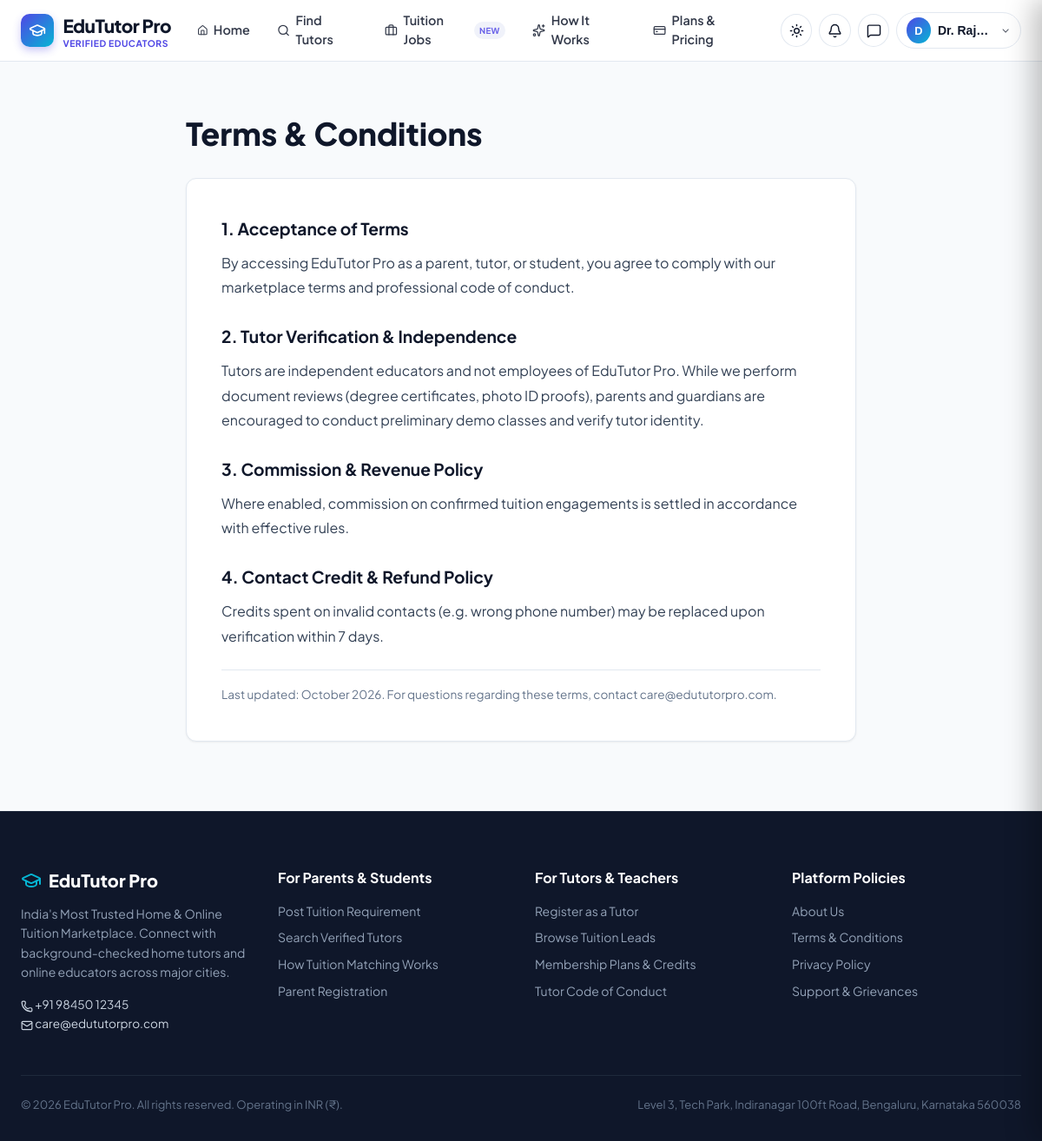
Page /terms/ (signed in) on the committed database.
### apps/core/models.py (models this page shows, shortened)
class CompanySettings(models.Model):
    company_name = models.CharField(max_length=150, default='EduTutor Pro')
    tagline = models.CharField(max_length=255, default='Premier Home & Online Tuition Marketplace')
    logo_url = models.URLField(max_length=500, blank=True, default='')
    favicon_url = models.URLField(max_length=500, blank=True, default='')
    support_email = models.EmailField(default='support@edututorpro.com')
    support_phone = models.CharField(max_length=30, default='+91 98765 43210')
    whatsapp_number = models.CharField(max_length=30, default='+91 98765 43210')
    office_address = models.TextField(default='Level 4, Innovate Tower, Indiranagar 100ft Road, Bengaluru, Karnataka 560038')
    currency_symbol = models.CharField(max_length=10, default='₹')
    currency_code = models.CharField(max_length=10, default='INR')
    tax_percentage = models.DecimalField(max_digits=5, decimal_places=2, default=18.00)
    tax_name = models.CharField(max_length=30, default='GST')
    invoice_prefix = models.CharField(max_length=20, default='INV-')
    receipt_prefix = models.CharField(max_length=20, default='REC-')
    lead_id_prefix = models.CharField(max_length=20, default='TUT-')
    commission_enabled = models.BooleanField(
        default=True,
        help_text=_('Global toggle to enable or disable commission calculations platform-wide')
    )
    referrals_enabled = models.BooleanField(default=True)
    referral_reward_credits = models.IntegerField(default=5, help_text=_('Bonus contact credits for referring user'))
    terms_and_conditions = models.TextField(
        default="All tuition agreements arranged between tutors and clients are subject to standard professional conduct guidelines."
    )
    privacy_policy = models.TextField(
        default="We respect the confidentiality of student records and tutor personal credentials."
    )
    refund_policy = models.TextField(
        default="Credits spent on invalid contacts (e.g. wrong phone number) may be replaced upon verification within 7 days."
    )
    commission_policy = models.TextField(
        default="Where enabled, commission on confirmed tuition engagements is settled in accordance with effective rules."
    )
    updated_at = models.DateTimeField(auto_now=True)
    class Meta:
        verbose_name = _('Company Settings')
        verbose_name_plural = _('Company Settings')
    @classmethod
    def get_settings(cls):
        obj, created = cls.objects.get_or_create(pk=1)
        return obj

### apps/accounts/models.py (models this page shows, shortened)
class User(AbstractUser):
    class Role(models.TextChoices):
        SUPER_ADMIN = 'SUPER_ADMIN', _('Super Administrator')
        OPERATIONS = 'OPERATIONS', _('Operations Manager')
        TUTOR = 'TUTOR', _('Tutor / Educator')
        PARENT = 'PARENT', _('Parent / Guardian')
        STUDENT = 'STUDENT', _('Student')
        STAFF = 'STAFF', _('Support & Finance Staff')
    role = models.CharField(
        max_length=20,
        choices=Role.choices,
        default=Role.PARENT,
        help_text=_('User role defining default permissions and portal view')
    )
    phone_number = models.CharField(max_length=20, blank=True, db_index=True)
    is_phone_verified = models.BooleanField(default=False)
    is_email_verified = models.BooleanField(default=False)
    city = models.CharField(max_length=100, blank=True, db_index=True)
    locality = models.CharField(max_length=150, blank=True)
    avatar = models.ImageField(upload_to='avatars/', blank=True, null=True)
    avatar_url = models.URLField(max_length=500, blank=True, help_text=_('External or simulated avatar URL'))
    referral_code = models.CharField(max_length=20, unique=True, blank=True, null=True)
    referred_by = models.ForeignKey(
        'self',
        on_delete=models.SET_NULL,
        null=True,
        blank=True,
        related_name='referrals_made'
    )
    created_at = models.DateTimeField(auto_now_add=True)
    updated_at = models.DateTimeField(auto_now=True)
    @property
    def is_tutor(self):
        return self.role == self.Role.TUTOR
    @property
    def is_operations(self):
        return self.role in [self.Role.OPERATIONS, self.Role.SUPER_ADMIN] or self.is_superuser
    @property
    def is_super_admin(self):
        return self.role == self.Role.SUPER_ADMIN or self.is_superuser
    @property
    def display_name(self):
        name = f"{self.first_name} {self.last_name}".strip()
        return name if name else self.username

### apps/core/views.py (the view)
# urls.py: path('terms/', views.terms_view, name='terms'),
def terms_view(request):
    return render(request, 'core/terms.html')

### templates/core/terms.html (shortened to what this page needs)
{% extends "base.html" %}
{% block content %}
<div class="container" style="padding-top: 3.5rem; padding-bottom: 5rem; max-width: 820px;">
  <h1 style="font-size: 2.25rem; font-weight: 800; color: var(--text); margin-bottom: 1.5rem;">Terms & Conditions</h1>
  <div class="card" style="padding: 2.5rem; line-height: 1.8; color: #334155;">
    <h3 style="font-size: 1.2rem; font-weight: 700; color: var(--text); margin-bottom: 0.5rem;">1. Acceptance of Terms</h3>
    <p style="margin-bottom: 1.5rem;">
      By accessing {{ company.company_name }} as a parent, tutor, or student, you agree to comply with our marketplace terms and professional code of conduct.
    </p>
    <h3 style="font-size: 1.2rem; font-weight: 700; color: var(--text); margin-bottom: 0.5rem;">2. Tutor Verification & Independence</h3>
    <p style="margin-bottom: 1.5rem;">
      Tutors are independent educators and not employees of {{ company.company_name }}. While we perform document reviews (degree certificates, photo ID proofs), parents and guardians are encouraged to conduct preliminary demo classes and verify tutor identity.
    </p>
    <h3 style="font-size: 1.2rem; font-weight: 700; color: var(--text); margin-bottom: 0.5rem;">3. Commission & Revenue Policy</h3>
    <p style="margin-bottom: 1.5rem;">
      {{ company.commission_policy }}
    </p>
    <h3 style="font-size: 1.2rem; font-weight: 700; color: var(--text); margin-bottom: 0.5rem;">4. Contact Credit & Refund Policy</h3>
    <p style="margin-bottom: 1.5rem;">
      {{ company.refund_policy }}
    </p>
    <div style="border-top: 1px solid var(--border); padding-top: 1rem; font-size: 0.85rem; color: var(--text-muted);">
      Last updated: October 2026. For questions regarding these terms, contact {{ company.support_email }}.
    </div>
  </div>
</div>
{% endblock %}

### templates/base.html (shortened to what this page needs)
{% load static %}
<!DOCTYPE html>
<html lang="en" class="h-full {% if theme.dark_mode_enabled %}dark{% endif %}">
<head>
  <link rel="stylesheet" href="{% static 'css/base_utils.css' %}">
  <link rel="stylesheet" href="{% static 'css/marketplace.css' %}">
</head>
<body>
  <header class="site-header">
    <div class="container">
      <div class="header-inner">
        <a href="{% url 'core:home' %}" class="brand-logo" aria-label="{{ company.company_name }} Home">
          <div class="brand-icon-box">
            <i data-lucide="graduation-cap" style="width: 20px; height: 20px;"></i>
          </div>
          <div>
            <span>{{ company.company_name }}</span>
            {% if request.resolver_match.namespace == 'custom_admin' %}
              <span style="display: block; font-size: 0.65rem; font-weight: 800; color: var(--secondary); text-transform: uppercase; letter-spacing: 0.05em; line-height: 1;">Admin Console</span>
            {% elif request.resolver_match.namespace == 'tutors' and '/dashboard' in request.path %}
              <span style="display: block; font-size: 0.65rem; font-weight: 800; color: var(--primary); text-transform: uppercase; letter-spacing: 0.05em; line-height: 1;">Tutor Portal</span>
            {% elif request.resolver_match.namespace == 'parents' %}
              <span style="display: block; font-size: 0.65rem; font-weight: 800; color: var(--accent); text-transform: uppercase; letter-spacing: 0.05em; line-height: 1;">Parent Portal</span>
            {% else %}
              <span style="display: block; font-size: 0.65rem; font-weight: 700; color: var(--primary); text-transform: uppercase; letter-spacing: 0.05em; line-height: 1;">Verified Educators</span>
            {% endif %}
          </div>
        </a>
        <nav class="desktop-nav" aria-label="Main Navigation">
          {% if request.resolver_match.namespace == 'custom_admin' %}
            <a href="{% url 'custom_admin:dashboard' %}" class="nav-pill {% if request.resolver_match.url_name == 'dashboard' %}active{% endif %}">
              <i data-lucide="layout-dashboard" style="width: 16px; height: 16px;"></i> Admin Dashboard
            </a>
            <a href="{% url 'custom_admin:leads' %}" class="nav-pill {% if request.resolver_match.url_name == 'leads' %}active{% endif %}">
              <i data-lucide="compass" style="width: 16px; height: 16px;"></i> Leads
            </a>
            <a href="{% url 'custom_admin:tutors' %}" class="nav-pill {% if request.resolver_match.url_name == 'tutors' %}active{% endif %}">
              <i data-lucide="user-check" style="width: 16px; height: 16px;"></i> Tutors
            </a>
            <a href="{% url 'custom_admin:commissions' %}" class="nav-pill {% if request.resolver_match.url_name == 'commissions' %}active{% endif %}">
              <i data-lucide="percent" style="width: 16px; height: 16px;"></i> Commissions
            </a>
            <a href="{% url 'custom_admin:reports' %}" class="nav-pill {% if request.resolver_match.url_name == 'reports' %}active{% endif %}">
              <i data-lucide="bar-chart-3" style="width: 16px; height: 16px;"></i> Reports
            </a>
          {% else %}
            <a href="{% url 'core:home' %}" class="nav-pill {% if request.path == '/' %}active{% endif %}">
              <i data-lucide="home" style="width: 16px; height: 16px;"></i> Home
            </a>
            <a href="{% url 'tutors:directory' %}" class="nav-pill {% if '/tutors/' in request.path and '/tutors/dashboard' not in request.path %}active{% endif %}">
              <i data-lucide="search" style="width: 16px; height: 16px;"></i> Find Tutors
            </a>
            <a href="{% url 'leads:board' %}" class="nav-pill {% if '/leads/board' in request.path %}active{% endif %}">
              <i data-lucide="briefcase" style="width: 16px; height: 16px;"></i> Tuition Jobs
              <span class="badge badge-primary" style="font-size: 0.6rem; padding: 0.15rem 0.4rem;">NEW</span>
            </a>
            <a href="{% url 'core:how_it_works' %}" class="nav-pill {% if '/how-it-works' in request.path %}active{% endif %}">
              <i data-lucide="sparkles" style="width: 16px; height: 16px;"></i> How It Works
            </a>
            <a href="{% url 'core:pricing' %}" class="nav-pill {% if '/pricing' in request.path %}active{% endif %}">
              <i data-lucide="credit-card" style="width: 16px; height: 16px;"></i> Plans & Pricing
            </a>
          {% endif %}
        </nav>
        <div class="header-actions">
          <button type="button" class="icon-btn theme-toggle-btn" title="Toggle Light / Dark Mode" onclick="toggleThemeMode()" aria-label="Toggle theme">
            <i data-lucide="sun" class="light-icon" style="width: 17px; height: 17px;"></i>
          </button>
          {% if user.is_authenticated %}
            <a href="{% url 'communication:notifications' %}" class="icon-btn" title="Notifications" aria-label="Notifications">
              <i data-lucide="bell" style="width: 17px; height: 17px;"></i>
            </a>
            <a href="{% url 'communication:inbox' %}" class="icon-btn" title="Messaging Inbox" aria-label="Messages">
              <i data-lucide="message-square" style="width: 17px; height: 17px;"></i>
            </a>
            <div class="user-menu-wrapper">
              <button type="button" class="user-profile-btn" id="user-menu-btn" onclick="toggleUserMenu(event)" aria-expanded="false" aria-haspopup="true">
                <div class="user-avatar-circle">
                  {{ user.first_name|slice:":1"|default:user.username|slice:":1"|upper }}
                </div>
                <span style="max-width: 100px; overflow: hidden; text-overflow: ellipsis; white-space: nowrap;">
                  {{ user.first_name|default:user.username }}
                </span>
                <i data-lucide="chevron-down" style="width: 13px; height: 13px; opacity: 0.7;"></i>
              </button>
            </div>
          {% endif %}
        </div>
      </div>
    </div>
  </header>
  <main style="flex: 1;">
    {% block content %}{% endblock %}
  </main>
  {% if request.resolver_match.namespace != 'custom_admin' %}
  <footer class="site-footer">
    <div class="container">
      <div class="grid grid-cols-1 sm:grid-cols-2 md:grid-cols-4 gap-8" style="margin-bottom: 3rem;">
        <div>
          <div class="flex items-center gap-2" style="font-size: 1.25rem; font-weight: 800; color: white; margin-bottom: 0.75rem;">
            <i data-lucide="graduation-cap" style="width: 24px; height: 24px; color: var(--secondary);"></i>
            <span>{{ company.company_name }}</span>
          </div>
          <p style="font-size: 0.875rem; color: #94a3b8; margin-bottom: 1rem; line-height: 1.6;">
            {{ company.tagline }}. Connect with background-checked home tutors and online educators across major cities.
          </p>
          <div style="font-size: 0.85rem; color: #cbd5e1; line-height: 1.6;">
            <div><i data-lucide="phone" style="width: 14px; height: 14px; display: inline; vertical-align: middle;"></i> {{ company.support_phone }}</div>
            <div><i data-lucide="mail" style="width: 14px; height: 14px; display: inline; vertical-align: middle;"></i> {{ company.support_email }}</div>
          </div>
        </div>
        <div>
          <h4 class="footer-title">For Parents & Students</h4>
          <a href="{% url 'leads:post_requirement' %}" class="footer-link">Post Tuition Requirement</a>
          <a href="{% url 'tutors:directory' %}" class="footer-link">Search Verified Tutors</a>
          <a href="{% url 'core:how_it_works' %}" class="footer-link">How Tuition Matching Works</a>
          <a href="{% url 'accounts:register_parent' %}" class="footer-link">Parent Registration</a>
        </div>
        <div>
          <h4 class="footer-title">For Tutors & Teachers</h4>
          <a href="{% url 'accounts:register_tutor' %}" class="footer-link">Register as a Tutor</a>
          <a href="{% url 'leads:board' %}" class="footer-link">Browse Tuition Leads</a>
          <a href="{% url 'core:pricing' %}" class="footer-link">Membership Plans & Credits</a>
          <a href="{% url 'core:terms' %}" class="footer-link">Tutor Code of Conduct</a>
        </div>
        <div>
          <h4 class="footer-title">Platform Policies</h4>
          <a href="{% url 'core:about' %}" class="footer-link">About Us</a>
          <a href="{% url 'core:terms' %}" class="footer-link">Terms & Conditions</a>
          <a href="{% url 'core:privacy' %}" class="footer-link">Privacy Policy</a>
          <a href="{% url 'core:contact' %}" class="footer-link">Support & Grievances</a>
        </div>
      </div>
      <div style="border-top: 1px solid #1e293b; padding-top: 1.5rem; display: flex; justify-content: space-between; align-items: center; flex-wrap: wrap; gap: 1rem; font-size: 0.8125rem; color: #64748b;">
        <div>
          &copy; {% now "Y" %} {{ company.company_name }}. All rights reserved. Operating in {{ company.currency_code }} ({{ company.currency_symbol }}).
        </div>
        <div class="flex items-center gap-4">
          <span>{{ company.office_address }}</span>
        </div>
      </div>
    </div>
  </footer>
  {% endif %}
</body>
</html>

### rows in the picture
CompanySettings: company_name "EduTutor Pro", commission_policy "Where enabled, commission on confirmed tuition engagements is settled in accordance with effective rules.", refund_policy "Credits spent on invalid contacts (e.g. wrong phone number) may be replaced upon verification within 7 days.", support_email "care@edututorpro.com", tagline "India's Most Trusted Home & Online Tuition Marketplace", support_phone "+91 98450 12345", currency_code "INR", currency_symbol "₹", office_address "Level 3, Tech Park, Indiranagar 100ft Road, Bengaluru, Karnataka 560038"
User: first_name "D", first_name "Dr. Raj…"
